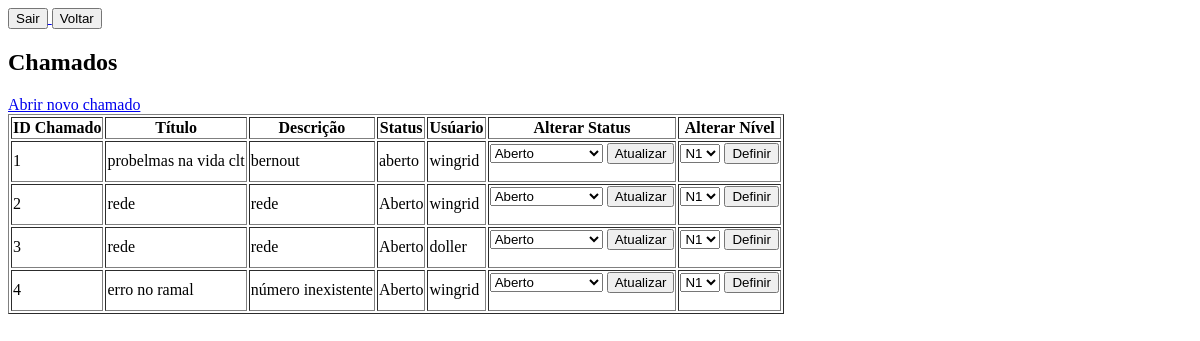
/chamados (signed in), run on an earlier commit of the app's database.
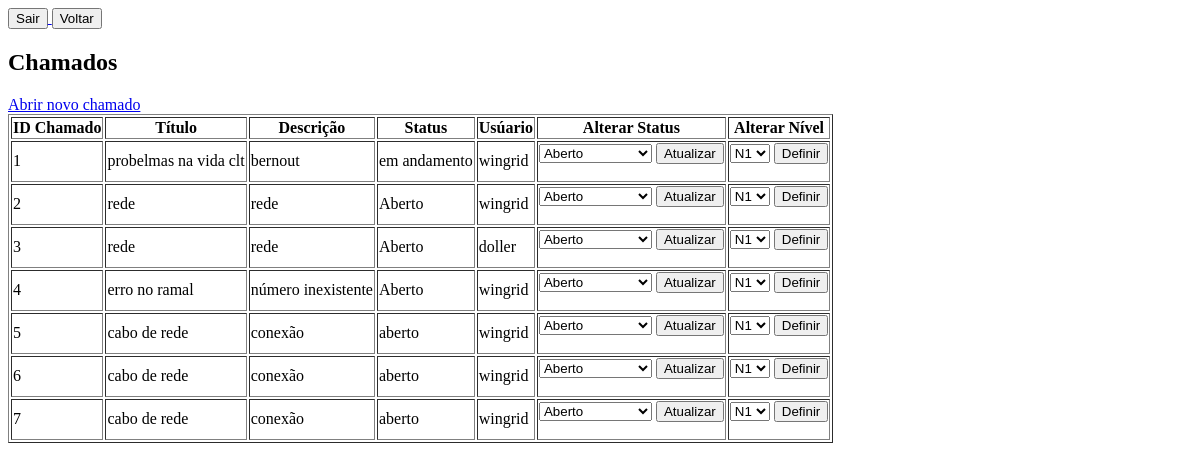
And on a later commit of the database.
### tables this page shows
CREATE TABLE chamados (
    id INTEGER PRIMARY KEY AUTOINCREMENT,
    titulo TEXT NOT NULL,
    descricao TEXT NOT NULL,
    status TEXT NOT NULL,
    usuario TEXT NOT NULL
, nivel TEXT);

### web.py (the view)
@app.route("/chamados")
def listar_chamados():
    if "usuario" not in session:
        flash("Você precisa estar logado!")
        return redirect(url_for("login"))
    conexao = get_db_connection()
    cursor = conexao.cursor()
    cursor.execute("SELECT * FROM chamados")
    chamados = cursor.fetchall()
    conexao.close()
    return render_template("listar_chamados.html", chamados=chamados)

### web.py (called while the page is built)
def get_db_connection():
    BASE_DIR = os.path.dirname(os.path.abspath(__file__))
    db_path = os.path.join(BASE_DIR, "database.db")
    conn = sqlite3.connect(db_path)
    conn.row_factory = sqlite3.Row
    return conn

### templates/listar_chamados.html (shortened to what this page needs)
<a href="/logout">
    <button>Sair</button>
</a>
<button onclick="history.back()">Voltar</button>
<h2>Chamados</h2>
<a href="/abrir_chamado">Abrir novo chamado</a>
<table border="1">
    <tr>
        <th>ID Chamado</th>
        <th>Título</th>
        <th>Descrição</th>
        <th>Status</th>
	<th>Usúario</th>
	<th>Alterar Status</th>
	<th>Alterar Nível</th>
    </tr>
    {% for chamado in chamados %}
    <tr>
        <td>{{ chamado[0] }}</td>
        <td>{{ chamado[1] }}</td>
        <td>{{ chamado[2] }}</td>
        <td>{{ chamado[3] }}</td>
	<td>{{ chamado[4] }}</td>
	<td>
    		<form action="/atualizar_status/{{ chamado[0] }}" method="POST">
        		<select name="status">
            			<option value="aberto">Aberto</option>
        		</select>
        		<button type="submit">Atualizar</button>
    		</form>
	</td>
	<td>
  		<form action="/atualizar_nivel/{{ chamado[0] }}" method="POST">
        		<select name="nivel">
            			<option value="N1">N1</option>
        		</select>
        		<button type="submit">Definir</button>
    		</form>
	</td>
    </tr>
    {% endfor %}
</table>

What changed in the data, as far as the page shows it:
changed chamados "probelmas na vida clt": status "aberto" → "em andamento"
added chamados: id "5", titulo "cabo de rede", descricao "conexão", status "aberto", usuario "wingrid"
added chamados: id "6", titulo "cabo de rede", descricao "conexão", status "aberto", usuario "wingrid"
added chamados: id "7", titulo "cabo de rede", descricao "conexão", status "aberto", usuario "wingrid"
